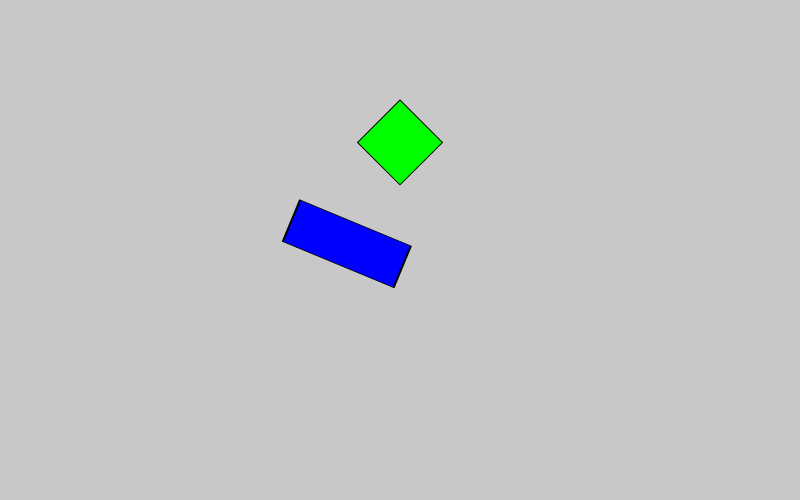
Frame 1 (no input)
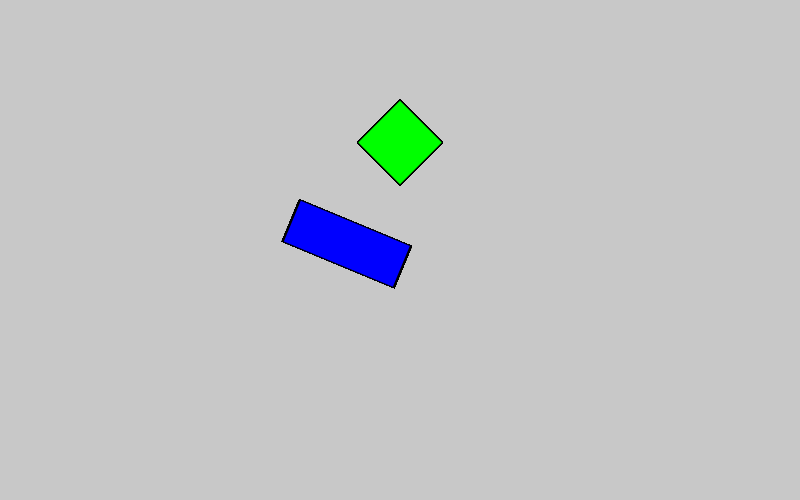
Frame 60 (no input)
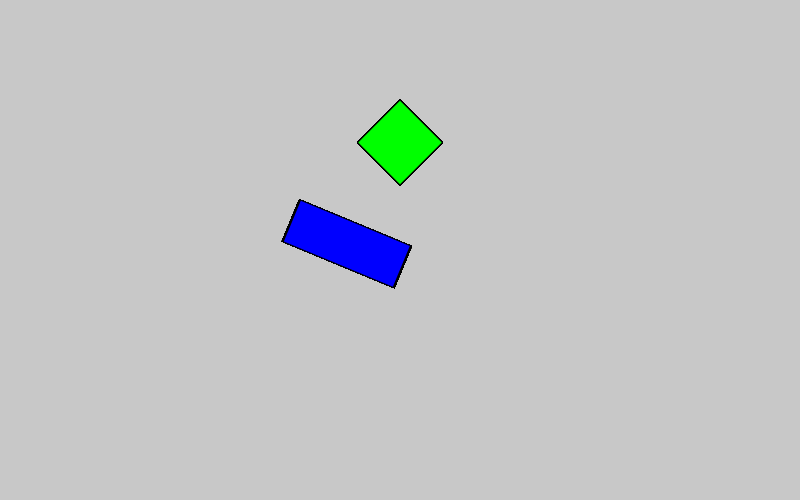
Frame 120 (the mouse pressed at the canvas centre since frame 60)

The p5.js sketch that drew these frames (run headless with seeded random() and noise() and a simulated clock; from frame 60 on, the mouse is pressed at the canvas centre):

// p5.js sketch
// ── sketch.js
function setup() {

	createCanvas(800,500);
	background(200);
    
}

function draw() {

	
	push();
		translate(300,200); //first change the local origin
		rotate(PI/8); //rotate relative to the new local origin
		scale(2.0, 0.75); //scale along the rotated new axis
		fill(0,0,255);
		rect(0,0,60,60);
	pop();

	push();
		translate(400,100); //first change the local origin
		rotate(PI/4); //rotate relative to the new local origin
		fill(0,255,0);
		rect(0,0,60,60);
	pop();

}
